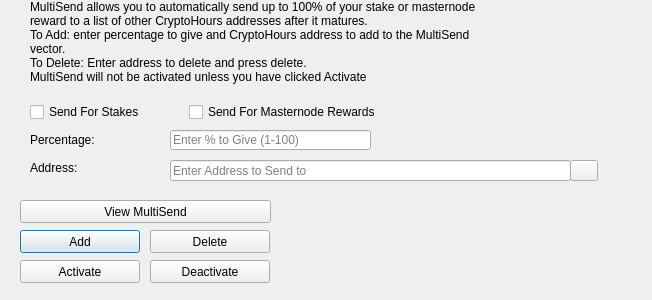
<?xml version="1.0" encoding="UTF-8"?>
<ui version="4.0">
 <class>MultiSendDialog</class>
 <widget class="QDialog" name="MultiSendDialog">
  <property name="windowModality">
   <enum>Qt::NonModal</enum>
  </property>
  <property name="geometry">
   <rect>
    <x>0</x>
    <y>0</y>
    <width>652</width>
    <height>300</height>
   </rect>
  </property>
  <property name="windowTitle">
   <string>MultiSend</string>
  </property>
  <widget class="QLineEdit" name="multiSendPercentEdit">
   <property name="geometry">
    <rect>
     <x>170</x>
     <y>130</y>
     <width>201</width>
     <height>20</height>
    </rect>
   </property>
   <property name="toolTip">
    <string>Enter whole numbers 1 - 100</string>
   </property>
   <property name="placeholderText">
    <string>Enter % to Give (1-100)</string>
   </property>
  </widget>
  <widget class="QLineEdit" name="multiSendAddressEdit">
   <property name="geometry">
    <rect>
     <x>170</x>
     <y>160</y>
     <width>401</width>
     <height>21</height>
    </rect>
   </property>
   <property name="toolTip">
    <string/>
   </property>
   <property name="placeholderText">
    <string>Enter Address to Send to</string>
   </property>
  </widget>
  <widget class="QLabel" name="label_2">
   <property name="geometry">
    <rect>
     <x>30</x>
     <y>0</y>
     <width>451</width>
     <height>121</height>
    </rect>
   </property>
   <property name="lineWidth">
    <number>1</number>
   </property>
   <property name="text">
    <string>MultiSend allows you to automatically send up to 100% of your stake or masternode reward to a list of other CryptoHours addresses after it matures.
To Add: enter percentage to give and CryptoHours address to add to the MultiSend vector.
To Delete: Enter address to delete and press delete.
MultiSend will not be activated unless you have clicked Activate</string>
   </property>
   <property name="alignment">
    <set>Qt::AlignLeading|Qt::AlignLeft|Qt::AlignTop</set>
   </property>
   <property name="wordWrap">
    <bool>true</bool>
   </property>
  </widget>
  <widget class="QLabel" name="message">
   <property name="geometry">
    <rect>
     <x>290</x>
     <y>200</y>
     <width>351</width>
     <height>91</height>
    </rect>
   </property>
   <property name="text">
    <string/>
   </property>
  </widget>
  <widget class="QPushButton" name="addButton">
   <property name="geometry">
    <rect>
     <x>20</x>
     <y>230</y>
     <width>120</width>
     <height>23</height>
    </rect>
   </property>
   <property name="toolTip">
    <string/>
   </property>
   <property name="statusTip">
    <string>Add to MultiSend Vector</string>
   </property>
   <property name="text">
    <string>Add</string>
   </property>
  </widget>
  <widget class="QPushButton" name="disableButton">
   <property name="geometry">
    <rect>
     <x>150</x>
     <y>260</y>
     <width>120</width>
     <height>23</height>
    </rect>
   </property>
   <property name="statusTip">
    <string>Deactivate MultiSend</string>
   </property>
   <property name="text">
    <string>Deactivate</string>
   </property>
  </widget>
  <widget class="QPushButton" name="addressBookButton">
   <property name="geometry">
    <rect>
     <x>570</x>
     <y>160</y>
     <width>28</width>
     <height>21</height>
    </rect>
   </property>
   <property name="toolTip">
    <string>Choose an address from the address book</string>
   </property>
   <property name="text">
    <string/>
   </property>
   <property name="icon">
    <iconset resource="../pivx.qrc">
     <normaloff>:/icons/address-book</normaloff>:/icons/address-book</iconset>
   </property>
   <property name="shortcut">
    <string>Alt+A</string>
   </property>
   <property name="autoDefault">
    <bool>false</bool>
   </property>
  </widget>
  <widget class="QLabel" name="label">
   <property name="geometry">
    <rect>
     <x>30</x>
     <y>130</y>
     <width>121</width>
     <height>20</height>
    </rect>
   </property>
   <property name="toolTip">
    <string>Percentage of stake to send</string>
   </property>
   <property name="text">
    <string>Percentage:</string>
   </property>
  </widget>
  <widget class="QLabel" name="label_5">
   <property name="geometry">
    <rect>
     <x>30</x>
     <y>160</y>
     <width>111</width>
     <height>16</height>
    </rect>
   </property>
   <property name="toolTip">
    <string>Address to send portion of stake to</string>
   </property>
   <property name="text">
    <string>Address:</string>
   </property>
  </widget>
  <widget class="QPushButton" name="deleteButton">
   <property name="geometry">
    <rect>
     <x>150</x>
     <y>230</y>
     <width>120</width>
     <height>23</height>
    </rect>
   </property>
   <property name="toolTip">
    <string/>
   </property>
   <property name="statusTip">
    <string>Delete Address From MultiSend Vector</string>
   </property>
   <property name="text">
    <string>Delete</string>
   </property>
  </widget>
  <widget class="QPushButton" name="activateButton">
   <property name="geometry">
    <rect>
     <x>20</x>
     <y>260</y>
     <width>120</width>
     <height>23</height>
    </rect>
   </property>
   <property name="statusTip">
    <string>Activate MultiSend</string>
   </property>
   <property name="text">
    <string>Activate</string>
   </property>
  </widget>
  <widget class="QPushButton" name="viewButton">
   <property name="geometry">
    <rect>
     <x>20</x>
     <y>200</y>
     <width>251</width>
     <height>23</height>
    </rect>
   </property>
   <property name="toolTip">
    <string/>
   </property>
   <property name="statusTip">
    <string>View MultiSend Vector</string>
   </property>
   <property name="text">
    <string>View MultiSend</string>
   </property>
  </widget>
  <widget class="QWidget" name="horizontalLayoutWidget">
   <property name="geometry">
    <rect>
     <x>30</x>
     <y>100</y>
     <width>351</width>
     <height>24</height>
    </rect>
   </property>
   <layout class="QHBoxLayout" name="horizontalLayout">
    <item>
     <widget class="QCheckBox" name="multiSendStakeCheckBox">
      <property name="text">
       <string>Send For Stakes</string>
      </property>
     </widget>
    </item>
    <item>
     <widget class="QCheckBox" name="multiSendMasternodeCheckBox">
      <property name="text">
       <string>Send For Masternode Rewards</string>
      </property>
     </widget>
    </item>
   </layout>
  </widget>
 </widget>
 <resources>
  <include location="../pivx.qrc"/>
 </resources>
 <connections/>
</ui>
